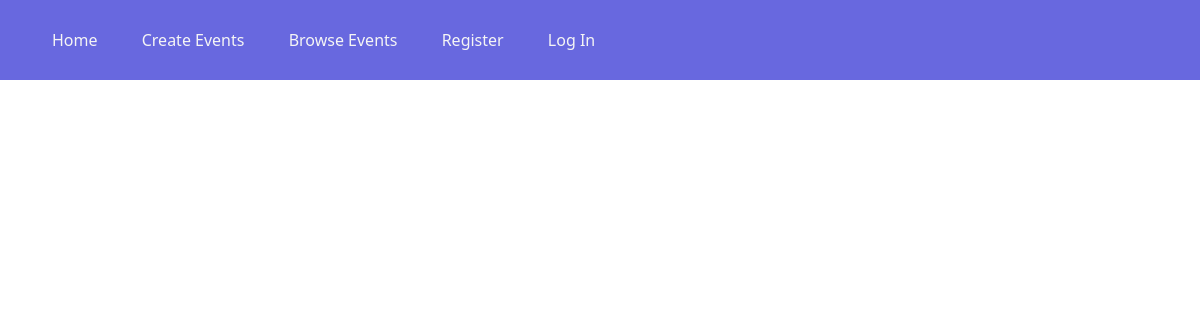
Page /events/7/ on the earlier database version.
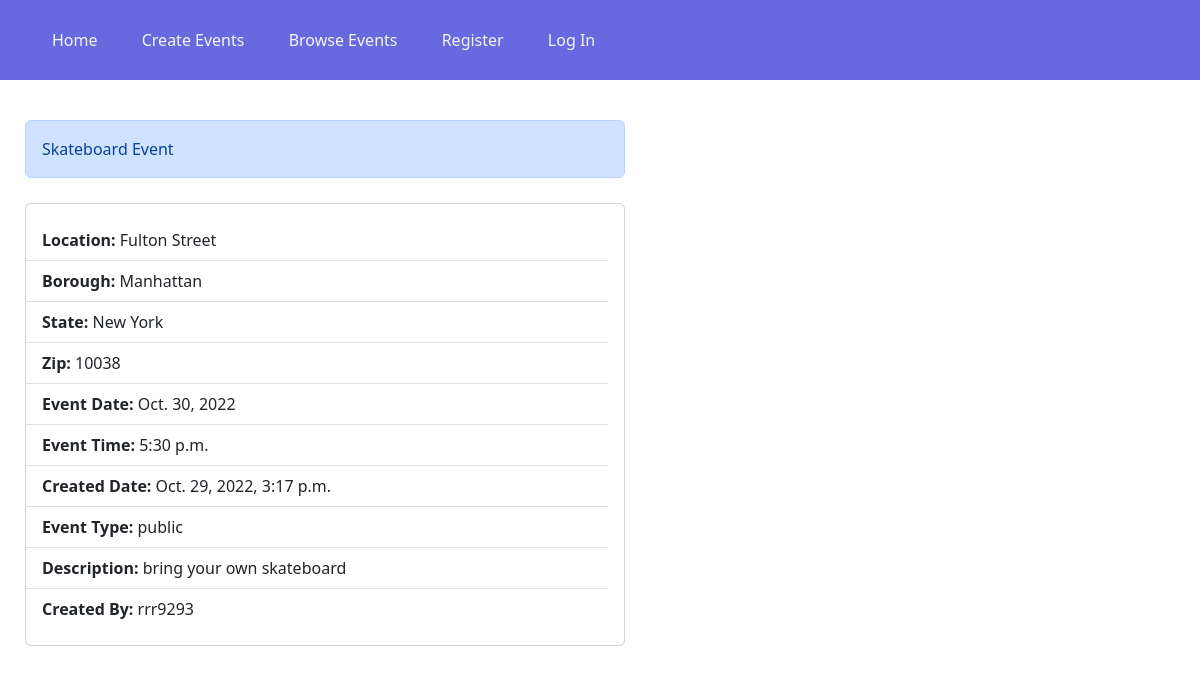
Same page on the later database version.
### bikingapp/models.py (models this page shows, shortened)
class Event(models.Model):
    title          = models.CharField     (max_length = 50)
    location       = models.CharField     (max_length = 200)
    borough        = models.CharField     (max_length = 20, choices=[("manhattan","Manhattan"),("queens","Queens"),("bronx","Bronx"),("staten island","Staten Island"),("brooklyn","Brooklyn")], default="Manhattan")
    date           = models.DateField     (default=timezone.now)
    time           = models.TimeField     (default=timezone.now)
    date_created   = models.DateTimeField (default=timezone.now)
    event_type     = models.CharField     (max_length = 200, choices=[("public","Public"),("private","Private")], default="Public")
    description    = models.CharField     (max_length = 500)
    created_by     = models.CharField     (max_length = 100)
    zipcode        = models.CharField     (max_length = 5,null=True)
    state          = models.CharField     (max_length = 10, default = 'New York')

### bikingapp/views.py (the view)
# urls.py: path('events/<int:id1>/', views.view_event),
def view_event(request, id1):
    obj= models.Event.objects.order_by('id').filter(id=id1)
    context= {'obj1' : obj}
    return render(request, 'view_event.html', context)

### bikingapp/templates/view_event.html (shortened to what this page needs)
<!DOCTYPE html>
<html lang="en">
<head>
    <link href="https://cdn.jsdelivr.net/npm/bootstrap@5.2.2/dist/css/bootstrap.min.css" rel="stylesheet"
>
    <link rel="stylesheet" href="https://cdn.jsdelivr.net/npm/bootstrap-icons@1.9.1/font/bootstrap-icons.css">
</head>
<body>
    {% extends 'base.html' %}
    {% block content %}
    <div style="margin-top: 120px">
        <div class="col">
            {% for obj in obj1 %}
            <div class="alert alert-primary col-lg-6" role="alert"
                style="margin-left: 25px;text-transform: capitalize;">
                {{obj.title}}
            </div>
            <div class="card col-lg-6" style="margin: 25px;">
                <ul class="list-group list-group-flush card-body">
                    <li class="list-group-item"><b>Location:</b> {{obj.location}}</li>
                    <li class="list-group-item"><b>Borough:</b> {{obj.borough}}</li>
                    <li class="list-group-item"><b>State:</b> {{obj.state}}</li>
                    <li class="list-group-item"><b>Zip:</b> {{obj.zipcode}}</li>
                    <li class="list-group-item"><b>Event Date:</b> {{obj.date}}</li>
                    <li class="list-group-item"><b>Event Time:</b> {{obj.time}}</li>
                    <li class="list-group-item"><b>Created Date:</b> {{obj.date_created}}</li>
                    <li class="list-group-item"><b>Event Type:</b> {{obj.event_type}}</li>
                    <li class="list-group-item"><b>Description:</b> {{obj.description}}</li>
                    <li class="list-group-item"><b>Created By:</b> {{obj.created_by}}</li>
                </ul>
            </div>
            {% endfor %}
        </div>
    </div>
    {% endblock content %}

Differences in the rows shown:
added Event: title "Skateboard Event", location "Fulton Street", borough "Manhattan", state "New York", zipcode "10038", date "Oct. 30, 2022", time "5:30 p.m.", date_created "Oct. 29, 2022, 3:17 p.m.", event_type "public", description "bring your own skateboard", created_by "rrr9293"
